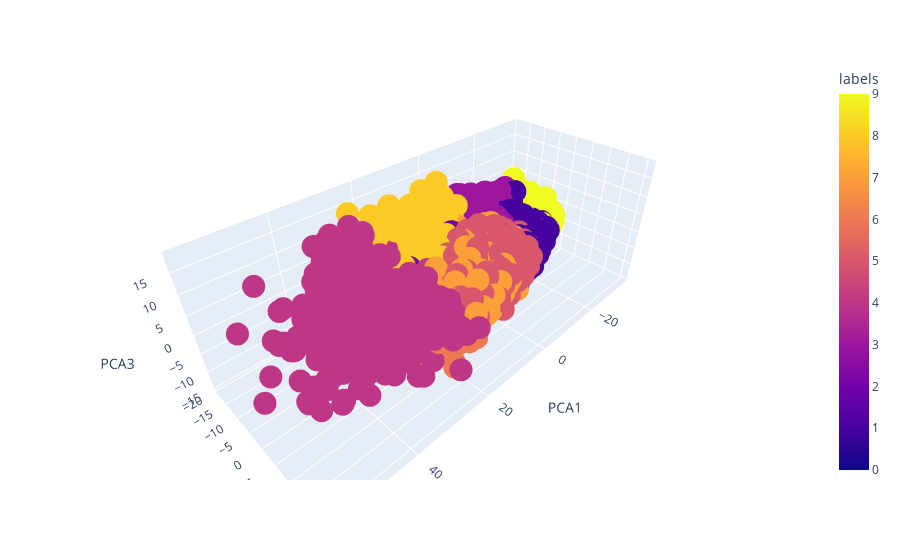

Source (notebook cell):
### Code cell
kmeans = KMeans(n_clusters=10, n_init=100)
kmeans.fit(encoded_imgs)

# Step 2: Obtain the cluster labels for each data point
labels = kmeans.labels_


pca = PCA(n_components=3)
pca.fit(encoded_imgs)
pca_results = pca.transform(encoded_imgs)
#pca_results.shape

df = pd.DataFrame(np.hstack((pca_results,labels.reshape(10000, 1))), columns = ['PCA1', 'PCA2', 'PCA3','labels'])
fig = px.scatter_3d(df, x='PCA1', y='PCA2', z='PCA3',
              color='labels')
fig.show()

print('Silhouette Score: ', silhouette_score(encoded_imgs, labels))

### Figure 1 — Plotly figure (JSON) as saved in the notebook; plotly's stock layout.template omitted (floating-point values rounded to 4 significant figures; data arrays with more than 128 entries replaced by an {"elided": "..."} marker saying what was removed)
{"data": [{"hovertemplate": "PCA1=%{x}<br>PCA2=%{y}<br>PCA3=%{z}<br>labels=%{marker.color}<extra></extra>", "legendgroup": "", "marker": {"color": {"elided": "10000 int values"}, "coloraxis": "coloraxis", "symbol": "circle"}, "mode": "markers", "name": "", "scene": "scene", "showlegend": false, "type": "scatter3d", "x": {"elided": "10000 float values"}, "y": {"elided": "10000 float values"}, "z": {"elided": "10000 float values"}}], "layout": {"coloraxis": {"colorbar": {"title": {"text": "labels"}}, "colorscale": [[0, "#0d0887"], [0.1111, "#46039f"], [0.2222, "#7201a8"], [0.3333, "#9c179e"], [0.4444, "#bd3786"], [0.5556, "#d8576b"], [0.6667, "#ed7953"], [0.7778, "#fb9f3a"], [0.8889, "#fdca26"], [1, "#f0f921"]]}, "legend": {"tracegroupgap": 0}, "margin": {"t": 60}, "scene": {"domain": {"x": [0, 1], "y": [0, 1]}, "xaxis": {"title": {"text": "PCA1"}}, "yaxis": {"title": {"text": "PCA2"}}, "zaxis": {"title": {"text": "PCA3"}}}}}
